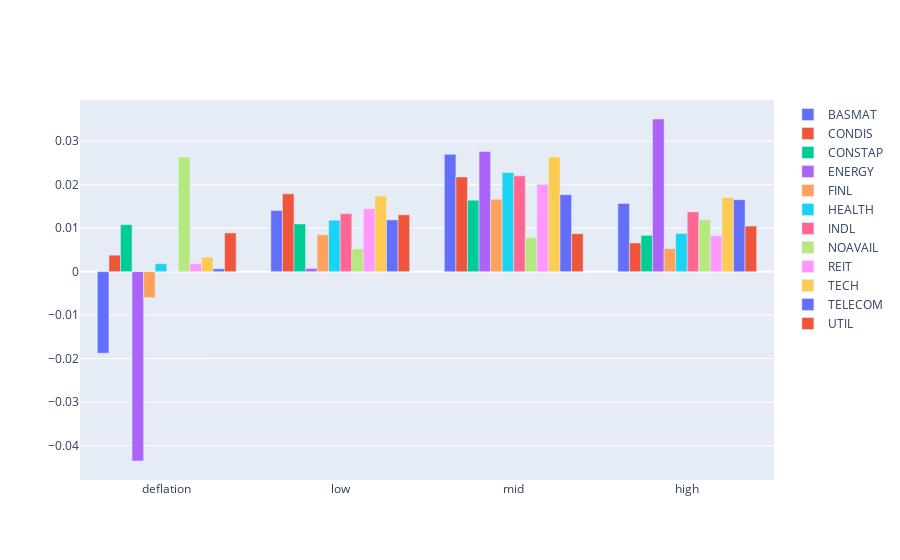

Notebook code for this chart:
### Code cell
#plot a bar graph of the average returns for each industry and inflation level
import plotly.graph_objects as go
fig = go.Figure()
for i in Industry_Inflation_group.index.levels[0]:
    fig.add_trace(go.Bar(x=Industry_Inflation_group[i].index, y=Industry_Inflation_group[i].values, name=i))
fig.show()

### Figure 1 — Plotly figure (JSON) as saved in the notebook; plotly's stock layout.template omitted (floating-point values rounded to 4 significant figures)
{"data": [{"name": "BASMAT", "type": "bar", "x": ["deflation", "low", "mid", "high"], "y": [-0.01875, 0.01406, 0.02698, 0.0157]}, {"name": "CONDIS", "type": "bar", "x": ["deflation", "low", "mid", "high"], "y": [0.003793, 0.01792, 0.02176, 0.006592]}, {"name": "CONSTAP", "type": "bar", "x": ["deflation", "low", "mid", "high"], "y": [0.01081, 0.01097, 0.01645, 0.008349]}, {"name": "ENERGY", "type": "bar", "x": ["deflation", "low", "mid", "high"], "y": [-0.04355, 0.0007424, 0.02764, 0.03511]}, {"name": "FINL", "type": "bar", "x": ["deflation", "low", "mid", "high"], "y": [-0.005969, 0.008461, 0.01664, 0.005306]}, {"name": "HEALTH", "type": "bar", "x": ["deflation", "low", "mid", "high"], "y": [0.001817, 0.01183, 0.0228, 0.008779]}, {"name": "INDL", "type": "bar", "x": ["deflation", "low", "mid", "high"], "y": [-2.536e-05, 0.01335, 0.02204, 0.01375]}, {"name": "NOAVAIL", "type": "bar", "x": ["deflation", "low", "mid", "high"], "y": [0.02636, 0.005231, 0.007867, 0.01193]}, {"name": "REIT", "type": "bar", "x": ["deflation", "low", "mid", "high"], "y": [0.001837, 0.01449, 0.02008, 0.008267]}, {"name": "TECH", "type": "bar", "x": ["deflation", "low", "mid", "high"], "y": [0.003351, 0.01738, 0.02639, 0.01706]}, {"name": "TELECOM", "type": "bar", "x": ["deflation", "low", "mid", "high"], "y": [0.000657, 0.0119, 0.0177, 0.01654]}, {"name": "UTIL", "type": "bar", "x": ["deflation", "low", "mid", "high"], "y": [0.008905, 0.01308, 0.008726, 0.01049]}], "layout": {}}
